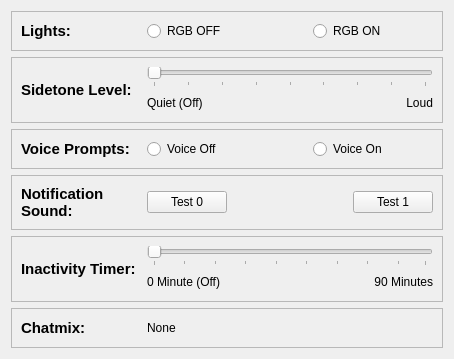
      <widget class="QWidget" name="otherTab">
       <property name="sizePolicy">
        <sizepolicy hsizetype="Preferred" vsizetype="Minimum">
         <horstretch>0</horstretch>
         <verstretch>0</verstretch>
        </sizepolicy>
       </property>
       <attribute name="title">
        <string>Other</string>
       </attribute>
       <layout class="QVBoxLayout" name="verticalLayout_7">
        <item>
         <widget class="QFrame" name="lightFrame">
          <property name="sizePolicy">
           <sizepolicy hsizetype="Minimum" vsizetype="Minimum">
            <horstretch>0</horstretch>
            <verstretch>0</verstretch>
           </sizepolicy>
          </property>
          <property name="frameShape">
           <enum>QFrame::StyledPanel</enum>
          </property>
          <property name="frameShadow">
           <enum>QFrame::Raised</enum>
          </property>
          <layout class="QHBoxLayout" name="horizontalLayout_17">
           <item>
            <widget class="QLabel" name="lightLabel">
             <property name="sizePolicy">
              <sizepolicy hsizetype="Preferred" vsizetype="Minimum">
               <horstretch>0</horstretch>
               <verstretch>0</verstretch>
              </sizepolicy>
             </property>
             <property name="minimumSize">
              <size>
               <width>120</width>
               <height>0</height>
              </size>
             </property>
             <property name="maximumSize">
              <size>
               <width>120</width>
               <height>16777215</height>
              </size>
             </property>
             <property name="font">
              <font>
               <pointsize>11</pointsize>
               <bold>true</bold>
              </font>
             </property>
             <property name="text">
              <string>Lights:</string>
             </property>
             <property name="alignment">
              <set>Qt::AlignLeading|Qt::AlignLeft|Qt::AlignVCenter</set>
             </property>
            </widget>
           </item>
           <item>
            <widget class="QRadioButton" name="offlightButton">
             <property name="minimumSize">
              <size>
               <width>120</width>
               <height>0</height>
              </size>
             </property>
             <property name="text">
              <string>RGB OFF</string>
             </property>
            </widget>
           </item>
           <item>
            <spacer name="horizontalSpacer_9">
             <property name="orientation">
              <enum>Qt::Horizontal</enum>
             </property>
             <property name="sizeHint" stdset="0">
              <size>
               <width>40</width>
               <height>20</height>
              </size>
             </property>
            </spacer>
           </item>
           <item>
            <widget class="QRadioButton" name="onlightButton">
             <property name="minimumSize">
              <size>
               <width>120</width>
               <height>0</height>
              </size>
             </property>
             <property name="text">
              <string>RGB ON</string>
             </property>
            </widget>
           </item>
          </layout>
         </widget>
        </item>
        <item>
         <widget class="QFrame" name="sidetoneFrame">
          <property name="sizePolicy">
           <sizepolicy hsizetype="Minimum" vsizetype="Minimum">
            <horstretch>0</horstretch>
            <verstretch>0</verstretch>
           </sizepolicy>
          </property>
          <property name="frameShape">
           <enum>QFrame::StyledPanel</enum>
          </property>
          <property name="frameShadow">
           <enum>QFrame::Raised</enum>
          </property>
          <layout class="QHBoxLayout" name="horizontalLayout_14">
           <item>
            <widget class="QLabel" name="sidetoneLabel">
             <property name="sizePolicy">
              <sizepolicy hsizetype="Preferred" vsizetype="Minimum">
               <horstretch>0</horstretch>
               <verstretch>0</verstretch>
              </sizepolicy>
             </property>
             <property name="minimumSize">
              <size>
               <width>120</width>
               <height>0</height>
              </size>
             </property>
             <property name="font">
              <font>
               <pointsize>11</pointsize>
               <bold>true</bold>
              </font>
             </property>
             <property name="text">
              <string>Sidetone Level:</string>
             </property>
             <property name="alignment">
              <set>Qt::AlignLeading|Qt::AlignLeft|Qt::AlignVCenter</set>
             </property>
            </widget>
           </item>
           <item>
            <layout class="QVBoxLayout" name="verticalLayout">
             <property name="sizeConstraint">
              <enum>QLayout::SetDefaultConstraint</enum>
             </property>
             <item>
              <widget class="QSlider" name="sidetoneSlider">
               <property name="acceptDrops">
                <bool>false</bool>
               </property>
               <property name="toolTip">
                <string>Drag to adjust Sidetone Level</string>
               </property>
               <property name="maximum">
                <number>128</number>
               </property>
               <property name="pageStep">
                <number>16</number>
               </property>
               <property name="orientation">
                <enum>Qt::Horizontal</enum>
               </property>
               <property name="tickPosition">
                <enum>QSlider::TicksBelow</enum>
               </property>
               <property name="tickInterval">
                <number>16</number>
               </property>
              </widget>
             </item>
             <item>
              <layout class="QHBoxLayout" name="horizontalLayout_5">
               <item>
                <widget class="QLabel" name="labelQuiet">
                 <property name="text">
                  <string>Quiet (Off)</string>
                 </property>
                </widget>
               </item>
               <item>
                <spacer name="horizontalSpacer">
                 <property name="orientation">
                  <enum>Qt::Horizontal</enum>
                 </property>
                 <property name="sizeHint" stdset="0">
                  <size>
                   <width>40</width>
                   <height>20</height>
                  </size>
                 </property>
                </spacer>
               </item>
               <item>
                <widget class="QLabel" name="labelLoud">
                 <property name="layoutDirection">
                  <enum>Qt::LeftToRight</enum>
                 </property>
                 <property name="text">
                  <string>Loud</string>
                 </property>
                 <property name="alignment">
                  <set>Qt::AlignRight|Qt::AlignTrailing|Qt::AlignVCenter</set>
                 </property>
                </widget>
               </item>
              </layout>
             </item>
            </layout>
           </item>
          </layout>
         </widget>
        </item>
        <item>
         <widget class="QFrame" name="voicepromptFrame">
          <property name="sizePolicy">
           <sizepolicy hsizetype="Minimum" vsizetype="Minimum">
            <horstretch>0</horstretch>
            <verstretch>0</verstretch>
           </sizepolicy>
          </property>
          <property name="frameShape">
           <enum>QFrame::StyledPanel</enum>
          </property>
          <property name="frameShadow">
           <enum>QFrame::Raised</enum>
          </property>
          <layout class="QHBoxLayout" name="horizontalLayout_16">
           <item>
            <widget class="QLabel" name="voiceLabel">
             <property name="sizePolicy">
              <sizepolicy hsizetype="Preferred" vsizetype="Minimum">
               <horstretch>0</horstretch>
               <verstretch>0</verstretch>
              </sizepolicy>
             </property>
             <property name="minimumSize">
              <size>
               <width>120</width>
               <height>10</height>
              </size>
             </property>
             <property name="maximumSize">
              <size>
               <width>120</width>
               <height>16777215</height>
              </size>
             </property>
             <property name="font">
              <font>
               <pointsize>11</pointsize>
               <bold>true</bold>
              </font>
             </property>
             <property name="text">
              <string>Voice Prompts:</string>
             </property>
             <property name="alignment">
              <set>Qt::AlignLeading|Qt::AlignLeft|Qt::AlignVCenter</set>
             </property>
            </widget>
           </item>
           <item>
            <layout class="QHBoxLayout" name="horizontalLayout">
             <item>
              <widget class="QRadioButton" name="voiceOffButton">
               <property name="minimumSize">
                <size>
                 <width>120</width>
                 <height>0</height>
                </size>
               </property>
               <property name="text">
                <string>Voice Off</string>
               </property>
              </widget>
             </item>
             <item>
              <spacer name="horizontalSpacer_10">
               <property name="orientation">
                <enum>Qt::Horizontal</enum>
               </property>
               <property name="sizeHint" stdset="0">
                <size>
                 <width>40</width>
                 <height>20</height>
                </size>
               </property>
              </spacer>
             </item>
             <item>
              <widget class="QRadioButton" name="voiceOnButton">
               <property name="minimumSize">
                <size>
                 <width>120</width>
                 <height>0</height>
                </size>
               </property>
               <property name="text">
                <string>Voice On</string>
               </property>
              </widget>
             </item>
            </layout>
           </item>
          </layout>
         </widget>
        </item>
        <item>
         <widget class="QFrame" name="notificationFrame">
          <property name="sizePolicy">
           <sizepolicy hsizetype="Preferred" vsizetype="Minimum">
            <horstretch>0</horstretch>
            <verstretch>0</verstretch>
           </sizepolicy>
          </property>
          <property name="frameShape">
           <enum>QFrame::StyledPanel</enum>
          </property>
          <property name="frameShadow">
           <enum>QFrame::Raised</enum>
          </property>
          <layout class="QHBoxLayout" name="horizontalLayout_24">
           <item>
            <widget class="QLabel" name="noticationLabel">
             <property name="sizePolicy">
              <sizepolicy hsizetype="Minimum" vsizetype="Preferred">
               <horstretch>0</horstretch>
               <verstretch>0</verstretch>
              </sizepolicy>
             </property>
             <property name="minimumSize">
              <size>
               <width>120</width>
               <height>0</height>
              </size>
             </property>
             <property name="font">
              <font>
               <pointsize>11</pointsize>
               <bold>true</bold>
              </font>
             </property>
             <property name="text">
              <string>Notification Sound:</string>
             </property>
             <property name="wordWrap">
              <bool>true</bool>
             </property>
            </widget>
           </item>
           <item>
            <layout class="QHBoxLayout" name="horizontalLayout_25">
             <item>
              <widget class="QPushButton" name="notification0Button">
               <property name="text">
                <string>Test 0</string>
               </property>
              </widget>
             </item>
             <item>
              <spacer name="horizontalSpacer_12">
               <property name="orientation">
                <enum>Qt::Horizontal</enum>
               </property>
               <property name="sizeHint" stdset="0">
                <size>
                 <width>40</width>
                 <height>20</height>
                </size>
               </property>
              </spacer>
             </item>
             <item>
              <widget class="QPushButton" name="notification1Button">
               <property name="text">
                <string>Test 1</string>
               </property>
              </widget>
             </item>
            </layout>
           </item>
          </layout>
         </widget>
        </item>
        <item>
         <widget class="QFrame" name="inactivityFrame">
          <property name="sizePolicy">
           <sizepolicy hsizetype="Minimum" vsizetype="Minimum">
            <horstretch>0</horstretch>
            <verstretch>0</verstretch>
           </sizepolicy>
          </property>
          <property name="frameShape">
           <enum>QFrame::StyledPanel</enum>
          </property>
          <property name="frameShadow">
           <enum>QFrame::Raised</enum>
          </property>
          <layout class="QHBoxLayout" name="horizontalLayout_15">
           <item>
            <widget class="QLabel" name="inactivityLabel">
             <property name="sizePolicy">
              <sizepolicy hsizetype="Preferred" vsizetype="Minimum">
               <horstretch>0</horstretch>
               <verstretch>0</verstretch>
              </sizepolicy>
             </property>
             <property name="minimumSize">
              <size>
               <width>120</width>
               <height>0</height>
              </size>
             </property>
             <property name="font">
              <font>
               <pointsize>11</pointsize>
               <bold>true</bold>
              </font>
             </property>
             <property name="text">
              <string>Inactivity Timer:</string>
             </property>
             <property name="alignment">
              <set>Qt::AlignLeading|Qt::AlignLeft|Qt::AlignVCenter</set>
             </property>
            </widget>
           </item>
           <item>
            <layout class="QVBoxLayout" name="verticalLayout_2">
             <item>
              <widget class="QSlider" name="inactivitySlider">
               <property name="minimum">
                <number>1</number>
               </property>
               <property name="maximum">
                <number>90</number>
               </property>
               <property name="orientation">
                <enum>Qt::Horizontal</enum>
               </property>
               <property name="tickPosition">
                <enum>QSlider::TicksBelow</enum>
               </property>
               <property name="tickInterval">
                <number>10</number>
               </property>
              </widget>
             </item>
             <item>
              <layout class="QHBoxLayout" name="horizontalLayout_11">
               <item>
                <widget class="QLabel" name="label_4">
                 <property name="text">
                  <string>0 Minute (Off)</string>
                 </property>
                </widget>
               </item>
               <item>
                <spacer name="horizontalSpacer_3">
                 <property name="orientation">
                  <enum>Qt::Horizontal</enum>
                 </property>
                 <property name="sizeHint" stdset="0">
                  <size>
                   <width>40</width>
                   <height>20</height>
                  </size>
                 </property>
                </spacer>
               </item>
               <item>
                <widget class="QLabel" name="label_3">
                 <property name="text">
                  <string>90 Minutes</string>
                 </property>
                 <property name="alignment">
                  <set>Qt::AlignRight|Qt::AlignTrailing|Qt::AlignVCenter</set>
                 </property>
                </widget>
               </item>
              </layout>
             </item>
            </layout>
           </item>
          </layout>
         </widget>
        </item>
        <item>
         <widget class="QFrame" name="chatmixFrame">
          <property name="sizePolicy">
           <sizepolicy hsizetype="Minimum" vsizetype="Minimum">
            <horstretch>0</horstretch>
            <verstretch>0</verstretch>
           </sizepolicy>
          </property>
          <property name="frameShape">
           <enum>QFrame::StyledPanel</enum>
          </property>
          <property name="frameShadow">
           <enum>QFrame::Raised</enum>
          </property>
          <layout class="QHBoxLayout" name="horizontalLayout_7">
           <item>
            <widget class="QLabel" name="chatmixLabel">
             <property name="sizePolicy">
              <sizepolicy hsizetype="Preferred" vsizetype="Minimum">
               <horstretch>0</horstretch>
               <verstretch>0</verstretch>
              </sizepolicy>
             </property>
             <property name="minimumSize">
              <size>
               <width>120</width>
               <height>0</height>
              </size>
             </property>
             <property name="font">
              <font>
               <pointsize>11</pointsize>
               <bold>true</bold>
              </font>
             </property>
             <property name="text">
              <string>Chatmix:</string>
             </property>
            </widget>
           </item>
           <item>
            <widget class="QLabel" name="chatmixvalueLabel">
             <property name="sizePolicy">
              <sizepolicy hsizetype="Preferred" vsizetype="Minimum">
               <horstretch>0</horstretch>
               <verstretch>0</verstretch>
              </sizepolicy>
             </property>
             <property name="text">
              <string>None</string>
             </property>
            </widget>
           </item>
           <item>
            <widget class="QLabel" name="chatmixstatusLabel">
             <property name="minimumSize">
              <size>
               <width>30</width>
               <height>0</height>
              </size>
             </property>
             <property name="text">
              <string/>
             </property>
            </widget>
           </item>
           <item>
            <spacer name="horizontalSpacer_2">
             <property name="orientation">
              <enum>Qt::Horizontal</enum>
             </property>
             <property name="sizeHint" stdset="0">
              <size>
               <width>217</width>
               <height>20</height>
              </size>
             </property>
            </spacer>
           </item>
          </layout>
         </widget>
        </item>
        <item>
         <spacer name="verticalSpacer_3">
          <property name="orientation">
           <enum>Qt::Vertical</enum>
          </property>
          <property name="sizeHint" stdset="0">
           <size>
            <width>20</width>
            <height>0</height>
           </size>
          </property>
         </spacer>
        </item>
       </layout>
      </widget>
